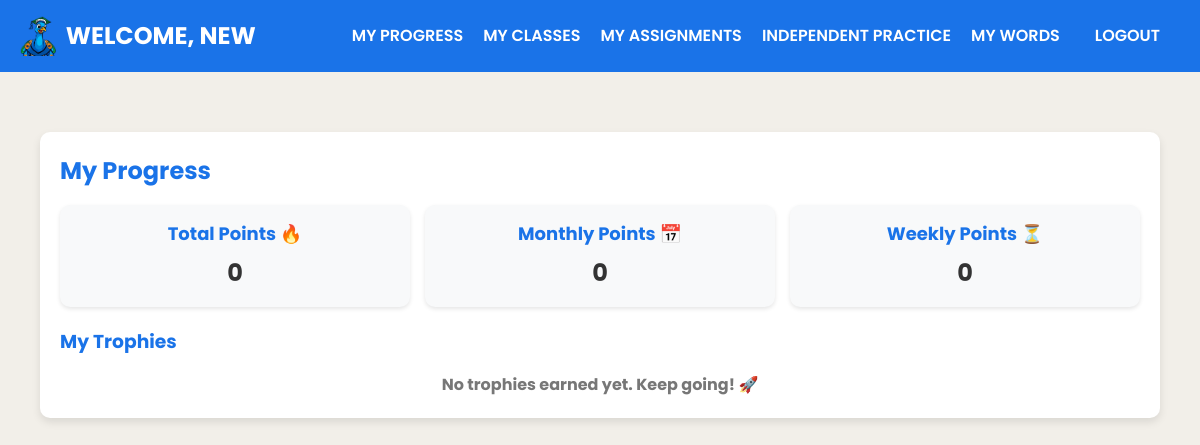
The page /student-dashboard/ (signed in) on the database its author committed.
### learning/models.py (models this page shows, shortened)
class Student(models.Model):
    school = models.ForeignKey(School, on_delete=models.CASCADE)
    id = models.UUIDField(primary_key=True, default=uuid.uuid4, editable=False)
    first_name = models.CharField(max_length=50)
    last_name = models.CharField(max_length=50)
    year_group = models.IntegerField()
    date_of_birth = models.DateField()
    username = models.CharField(max_length=50, unique=True)
    password = models.CharField(max_length=50)
    classes = models.ManyToManyField(Class, related_name="students")
    last_login = models.DateTimeField(null=True, blank=True)
    total_points = models.PositiveIntegerField(default=0)
    weekly_points = models.PositiveIntegerField(default=0)
    monthly_points = models.PositiveIntegerField(default=0)
    weekly_points_last_reset = models.DateField(default=now)
    monthly_points_last_reset = models.DateField(default=now)
    last_activity = models.DateField(null=True, blank=True)  # Last day they practiced
    current_streak = models.PositiveIntegerField(default=0)  # How many days in a row
    highest_streak = models.PositiveIntegerField(default=0)  # Their best-ever streak
    assignments_completed = models.PositiveIntegerField(default=0)  # Number of completed assignments
    flashcard_games_played = models.PositiveIntegerField(default=0)
    match_up_games_played = models.PositiveIntegerField(default=0)
    destroy_wall_games_played = models.PositiveIntegerField(default=0)

### learning/views.py (the view, shortened to what this page needs)
# urls.py: path("student-dashboard/", views.student_dashboard, name="student_dashboard"),
def student_dashboard(request):
    student_id = request.session.get("student_id")
    if not student_id:
        return redirect("student_login")
    student = get_object_or_404(Student, id=student_id)
    classes = student.classes.all()
    for class_instance in classes:
        live_assignments = Assignment.objects.filter(class_assigned=class_instance, deadline__gte=now())
        expired_assignments = Assignment.objects.filter(class_assigned=class_instance, deadline__lt=now())
        for assignment in expired_assignments:
            progress = AssignmentProgress.objects.filter(student=student, assignment=assignment).first()
            assignment.student_progress = progress.points_earned if progress else 0
            assignment.target_points = assignment.target_points or 1
            assignment.progress_percentage = (assignment.student_progress / assignment.target_points) * 100
            assignment.is_complete = progress.completed if progress else False
        class_instance.live_assignments = live_assignments
        class_instance.expired_assignments = expired_assignments
    vocab_lists = VocabularyList.objects.filter(classes__in=classes).distinct()
    leaderboard_categories = [
        {"category": "total_points", "icon": "🔥", "title": "Total Points"},
        {"category": "monthly_points", "icon": "📅", "title": "Monthly Points"},
        {"category": "weekly_points", "icon": "📆", "title": "Weekly Points"},
    ]
    return render(request, "learning/student_dashboard.html", {
        "student": student,
        "classes": classes,
        "vocab_lists": vocab_lists,
        "leaderboard_categories": leaderboard_categories,
    })

### learning/templates/learning/student_dashboard.html (shortened to what this page needs)
{% load static custom_filters %}
<!DOCTYPE html>
<html lang="en">
<head>
</head>
<body>
  <div class="top-nav">
    <div class="nav-left">
      <img src="{% static 'pavonify_bird_student.png' %}" alt="Pavonify Logo">
      <span>Welcome, {{ student.first_name }}</span>
    </div>
    <div class="nav-right">
      <a href="{% url 'progress_dashboard' %}" class="active">My Progress</a>
      <a href="#" data-pane="classes">My Classes</a>
      <a href="#" data-pane="assignments">My Assignments</a>
      <a href="#" data-pane="practice">Independent Practice</a>
      <a href="{% url 'my_words' %}">My Words</a>
      <a href="{% url 'student_logout' %}" class="btn">Logout</a>
    </div>
  </div>
  <div class="main-content">
    <div class="pane active" id="progress">
      <h2>My Progress</h2>
      <div class="points-container">
        <div class="points-card">
          <h4>Total Points 🔥</h4>
          <p>{{ student.total_points }}</p>
        </div>
        <div class="points-card">
          <h4>Monthly Points 📅</h4>
          <p>{{ student.monthly_points }}</p>
        </div>
        <div class="points-card">
          <h4>Weekly Points ⏳</h4>
          <p>{{ student.weekly_points }}</p>
        </div>
      </div>
      <h3>My Trophies</h3>
      {% if student.trophies.all %}
        <div class="trophy-container">
          {% for student_trophy in student.trophies.all %}
            <div class="trophy-card">
              {% if student_trophy.trophy.icon and student_trophy.trophy.icon.url %}
                <img src="{{ student_trophy.trophy.icon.url }}" class="trophy-icon" alt="{{ student_trophy.trophy.name }}">
              {% else %}
                <img src="{% static 'trophies/default_trophy.png' %}" class="trophy-icon" alt="Default Trophy">
              {% endif %}
              <h4 class="trophy-name">{{ student_trophy.trophy.name }}</h4>
              <p class="trophy-description">{{ student_trophy.trophy.description }}</p>
            </div>
          {% endfor %}
        </div>
      {% else %}
        <p class="no-trophies">No trophies earned yet. Keep going! 🚀</p>
      {% endif %}
    </div>
  </div>
{% include 'messages.html' %}
</body>
</html>

### learning/templates/learning/student_dashboard.html (style rules this page uses)
:root { --primary: #1A73E8; --accent: #F2A03D; --background: #F2EFE9; --dark: #0D0D0D; --highlight: #A6173D; }
* { box-sizing: border-box; margin: 0; padding: 0; }
body { font-family: 'Poppins', sans-serif; background-color: var(--background); color: var(--dark); line-height: 1.6; scroll-behavior: smooth; }
a { color: var(--accent); text-decoration: none; transition: color 0.3s ease; }
.top-nav { background-color: var(--primary); color: #fff; padding: 8px 20px; display: flex; align-items: center; justify-content: space-between; }
.top-nav .nav-left { display: flex; align-items: center; }
.top-nav .nav-left img { height: 40px; margin-right: 10px; }
.top-nav .nav-left span { font-size: 1.5rem; font-weight: 700; text-transform: uppercase; }
.top-nav .nav-right { display: flex; align-items: center; }
.top-nav .nav-right a, .top-nav .nav-right button { margin-left: 20px; font-weight: 600; text-transform: uppercase; color: #fff; background: none; border: none; cursor: pointer; }
.main-content { margin: 20px; padding: 20px; }
.pane { display: none; background-color: #fff; border-radius: 10px; padding: 20px; box-shadow: 0 4px 8px rgba(0,0,0,0.1); max-width: 1200px; width: 100%; margin: 20px auto; animation: fadeIn 0.5s ease-in-out; }
.pane.active { display: block; }
.pane h2, .pane h3 { margin-bottom: 15px; color: var(--primary); }
.btn { display: inline-flex; align-items: center; justify-content: center; padding: 10px 15px; margin: 5px; background-color: var(--primary); color: #fff; border: none; border-radius: 6px; text-transform: uppercase; font-weight: 600; cursor: pointer; transition: background-color 0.3s ease, transform 0.2s ease; text-decoration: none; }
.points-container { display: flex; justify-content: space-between; gap: 15px; margin-bottom: 20px; flex-wrap: wrap; }
.points-card { flex: 1; min-width: 150px; background: #f8f9fa; padding: 15px; border-radius: 10px; text-align: center; box-shadow: 0 2px 4px rgba(0,0,0,0.1); }
.points-card h4 { margin-bottom: 5px; font-size: 18px; color: var(--primary); }
.points-card p { font-size: 24px; font-weight: bold; color: #333; }
.no-trophies { text-align: center; font-size: 16px; font-weight: bold; color: #777; margin-top: 10px; }

### rows shown on the page
Student: first_name "NEW", total_points "0", monthly_points "0", weekly_points "0"
